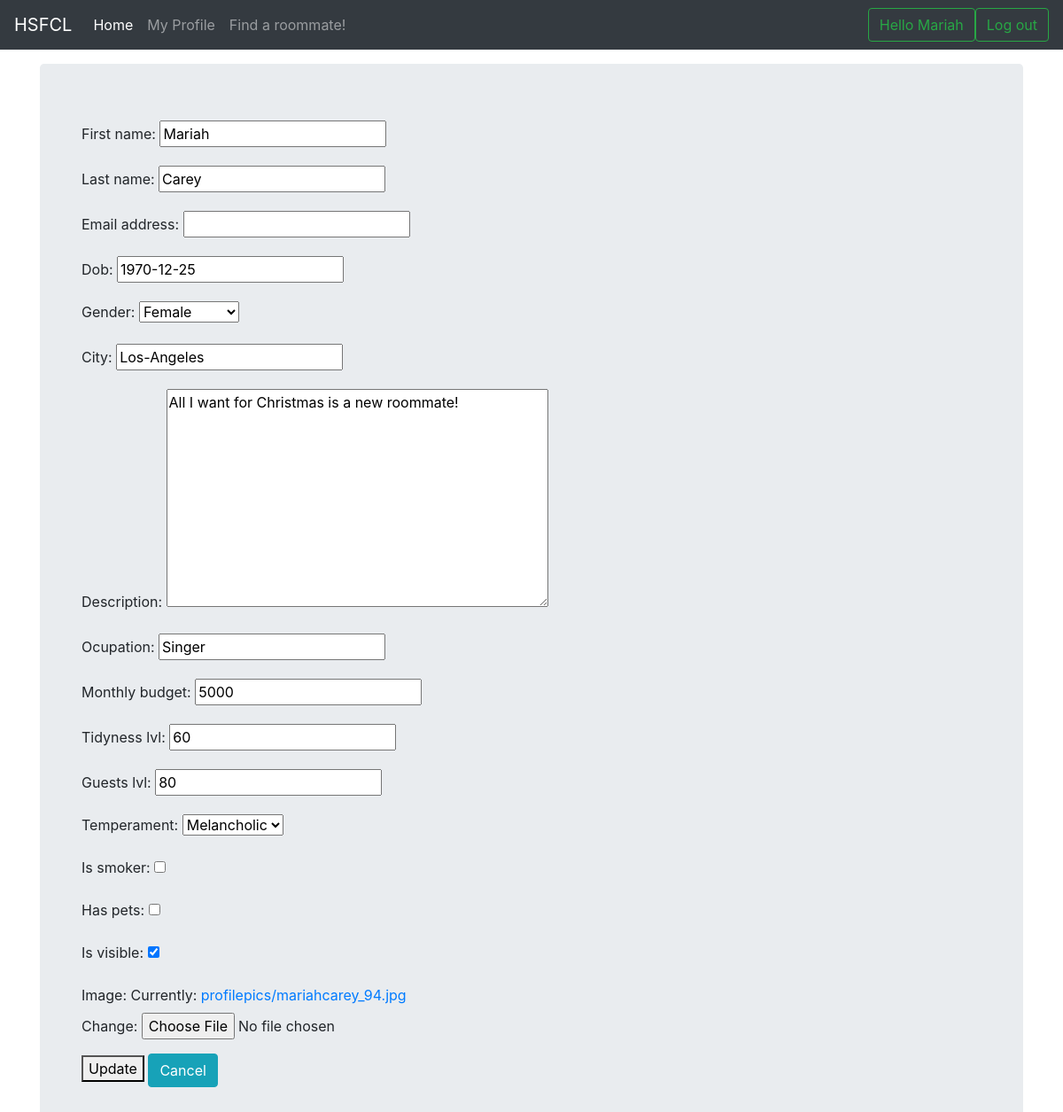
Page /updateprofile (signed in) on the earlier database version.
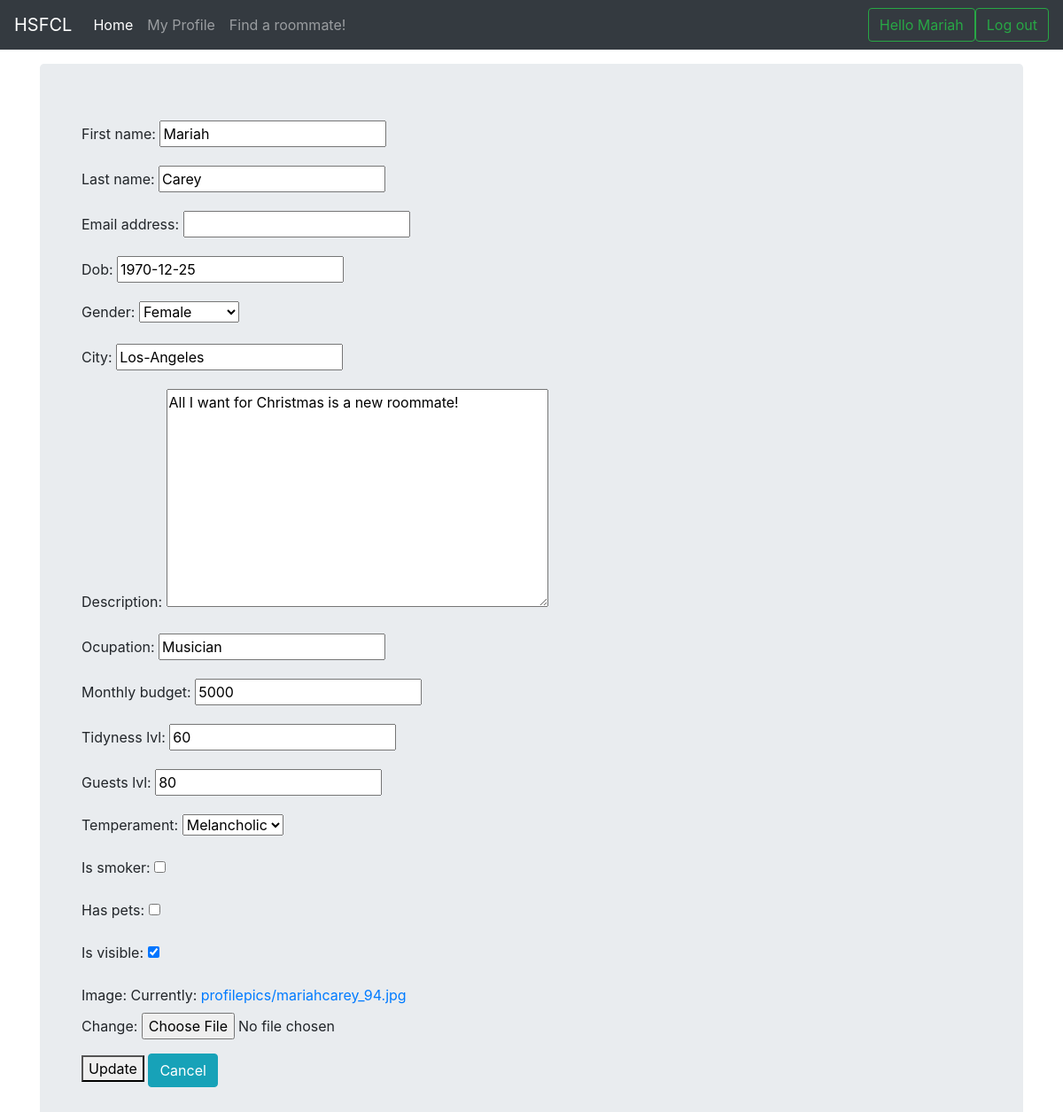
Same page on the later database version.
### filter/models.py (models this page shows, shortened)
class Profile(models.Model):
    user = models.OneToOneField(User, on_delete=models.CASCADE)
    dob = models.DateField(default=datetime.date(1989, 12, 25))
    GENDER_CHOICES = (('M', 'Male'), ('F','Female'), ('U', 'Unspecified'))
    gender = models.CharField(max_length=12, choices=GENDER_CHOICES, default='Unspecified')
    city = models.CharField(max_length=100, default='Braşov')
    description = models.TextField()
    ocupation = models.CharField(max_length=100, default='Unspecified')
    monthly_budget = models.IntegerField(default=500, validators=[
                                                        MaxValueValidator(10000),
                                                        MinValueValidator(1)])
    tidyness_lvl = models.IntegerField(default=50, validators=[
                                                        MaxValueValidator(100),
                                                        MinValueValidator(1)])
    guests_lvl = models.IntegerField(default=50, validators=[
                                                        MaxValueValidator(100),
                                                        MinValueValidator(1)])
    TEMPERAMENT_CHOICES = (('S', 'Sanguine'), ('P', 'Phlegmatic'),
                        ('C', 'Choleric'), ('M', 'Melancholic'),
                        ('U', 'Unspecified'))
    temperament = models.CharField(max_length=12, choices=TEMPERAMENT_CHOICES, default='Unspecified')
    is_smoker = models.BooleanField(default = False)
    has_pets = models.BooleanField(default = False)
    is_visible = models.BooleanField(default = False)
    image = models.ImageField(upload_to='profilepics', default='profilepics/cat.jpeg')
    class Meta:
        verbose_name = 'Profile'
        verbose_name_plural = 'Profiles'
        ordering = ['user']

### filter/views.py (the view)
# urls.py: url(r'^updateprofile$', views.update_profile, name='updateprofile'),
@login_required
@transaction.atomic
def update_profile(request):
    if request.method == 'POST':
        user_form = UserForm(request.POST, instance=request.user)
        profile_form = ProfileForm(request.POST, request.FILES, instance=request.user.profile)
        if user_form.is_valid() and profile_form.is_valid():
            user_form.save()
            profile_form.save()
            messages.success(request, ('Your profile was successfully updated!'))
            return redirect('myprofile')
        else:
            messages.error(request, ('Please correct the error below.'))
    else:
        user_form = UserForm(instance=request.user)
        profile_form = ProfileForm(instance=request.user.profile)
    return render(request, 'filter/updateprofile.html', {
        'user_form': user_form,
        'profile_form': profile_form
    })

### filter/forms.py
class UserForm(forms.ModelForm):
    class Meta:
        model = User
        fields = ('first_name', 'last_name', 'email')

class ProfileForm(forms.ModelForm):
    class Meta:
        model = Profile
        fields = ('dob', 'gender', 'city', 'description', 'ocupation',
            'monthly_budget', 'tidyness_lvl', 'guests_lvl', 'temperament',
            'is_smoker', 'has_pets', 'is_visible', 'image')

### templates/filter/updateprofile.html (shortened to what this page needs)
{% extends "base.html" %}
{% block body %}
<form method="post" enctype="multipart/form-data">
  <div class="container">
    {{ user_form.as_p }}
    {{ profile_form.as_p }}
    <button type="submit">Update</button>
    <a href="myprofile" class="btn btn-info" role="button">Cancel</a>
  </form>
  </div>
{% endblock %}

### templates/base.html (shortened to what this page needs)
<!DOCTYPE html>
<html>
  <head>
    <link rel="stylesheet" href="https://maxcdn.bootstrapcdn.com/bootstrap/4.0.0-beta.2/css/bootstrap.min.css">
    <link rel="stylesheet" href="/css/navbar.css">
  </head>
  <body>
    <nav class="navbar navbar-expand-md navbar-dark fixed-top bg-dark">
     <a class="navbar-brand" href="#">HSFCL</a>
     <div class="collapse navbar-collapse" id="navbarCollapse">
        {% block navbar %}
       <ul class="navbar-nav mr-auto">
         <li class="nav-item active">
           <a class="nav-link" href="{% url 'render_home' %}">Home</a>
         </li>
         <li class="nav-item">
           <a class="nav-link" href="{% url 'myprofile' %}">My Profile</a>
         </li>
         <li class="nav-item">
           <a class="nav-link" href="{% url 'search' %}">Find a roommate!</a>
         </li>
       </ul>
        {% endblock %}
       <form class="form-inline mt-2 mt-md-0">
         {% if user.is_authenticated %}
           <button class="btn btn-outline-success my-2 my-sm-0">Hello {{ user.first_name }}</button>
           <a href="logout" class="btn btn-outline-success my-2 my-sm-0" role="button">Log out</a>
         {% else %}
         <a href="{% url 'login' %}" class="btn btn-outline-success my-2 my-sm-0" role="button">Login</a>
         {% endif %}
       </form>
     </div>
   </nav>
   <main role="main" class="container">
      <div class="jumbotron">
        {% block body %}
        {% endblock %}
    </main>
  </body>
</html>

### static/css/navbar.css (style rules this page uses)
body { min-height: 75rem; padding-top: 4.5rem; }

Differences in the rows shown:
changed Profile "Female": ocupation "Singer" → "Musician"
